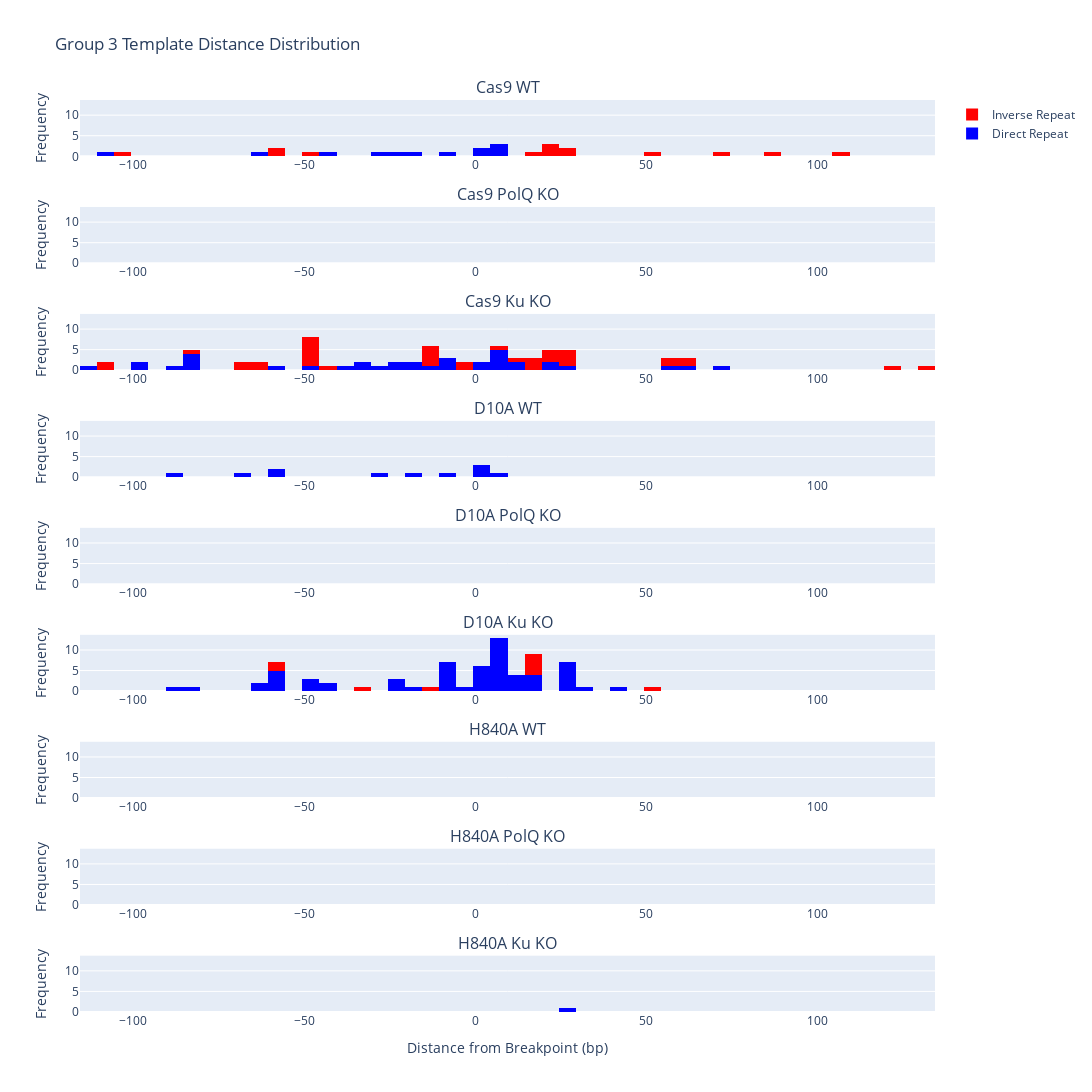

Here is the notebook cell this chart was saved with:
### Code cell
# Iterate over file paths
fig = make_subplots(rows=9, cols=1, shared_xaxes=True, shared_yaxes=True, 
                    subplot_titles=("Cas9 WT", "Cas9 PolQ KO", "Cas9 Ku KO",
                                    "D10A WT", "D10A PolQ KO", "D10A Ku KO",
                                    "H840A WT", "H840A PolQ KO", "H840A Ku KO"))

g3s01p = "endseq/g3/g3s01_insertions_plus.txt"
g3s02p = "endseq/g3/g3s02_insertions_plus.txt"
g3s03p = "endseq/g3/g3s03_insertions_plus.txt"
g3s04p = "endseq/g3/g3s04_insertions_plus.txt"
g3s05p = "endseq/g3/g3s05_insertions_plus.txt"
g3s06p = "endseq/g3/g3s06_insertions_plus.txt"
g3s07p = "endseq/g3/g3s07_insertions_plus.txt"
g3s08p = "endseq/g3/g3s08_insertions_plus.txt"
g3s09p = "endseq/g3/g3s09_insertions_plus.txt"

g3s01m = "endseq/g3/g3s01_insertions_minus.txt"
g3s02m = "endseq/g3/g3s02_insertions_minus.txt"
g3s03m = "endseq/g3/g3s03_insertions_minus.txt"
g3s04m = "endseq/g3/g3s04_insertions_minus.txt"
g3s05m = "endseq/g3/g3s05_insertions_minus.txt"
g3s06m = "endseq/g3/g3s06_insertions_minus.txt"
g3s07m = "endseq/g3/g3s07_insertions_minus.txt"
g3s08m = "endseq/g3/g3s08_insertions_minus.txt"
g3s09m = "endseq/g3/g3s09_insertions_minus.txt"


file_paths = [g3s01p, g3s01m,
              g3s04p, g3s04m,
              g3s07p, g3s07m,
              g3s02p, g3s02m,
              g3s05p, g3s05m,
              g3s08p, g3s08m,
              g3s03p, g3s03m,
              g3s06p, g3s06m,
              g3s09p, g3s09m]

DirectLegend = True
InverseLegend = True

for i, file_path in enumerate(file_paths):
    row = i // 2 + 1
    # Check if file is not empty
    if os.path.getsize(file_path) > 0:
        data = pd.read_csv(file_path, delimiter='\t', header=None)
        # Add histogram trace
        if (i % 2) == 0:
            dist = data[8] - 119
            fig.add_trace(go.Histogram(x=dist, nbinsx=50, bingroup=1, name="Direct Repeat", 
                                       showlegend = DirectLegend, marker=dict(color='blue')), row=row, col=1)
            DirectLegend = False
        else:
            dist = data[8] - 119
            fig.add_trace(go.Histogram(x=dist, nbinsx=50, bingroup=1, name="Inverse Repeat",
                                       showlegend = InverseLegend,marker=dict(color='red')), row=row, col=1)
            InverseLegend = False
    else:
        # Add empty trace
        fig.add_trace(go.Histogram(x=[], y=[]), row=row, col=1)
        
    fig.update_yaxes(title_text="Frequency", row=row, col=1, automargin=True)

fig.update_layout(barmode='stack',title_text="Group 3 Template Distance Distribution")

fig.update_layout(
    autosize=False,
    width=1100,
    height=1200,
)

fig.update_xaxes(title_text="Distance from Breakpoint (bp)", row=9, col=1, automargin=True)

fig.update_layout(
    {
        "yaxis": {"matches": None},
        "yaxis2": {"matches": "y", "showticklabels": True},
        "yaxis3": {"matches": "y", "showticklabels": True},
        "yaxis4": {"matches": "y", "showticklabels": True},
        "yaxis5": {"matches": "y", "showticklabels": True},
        "yaxis6": {"matches": "y", "showticklabels": True},
        "yaxis7": {"matches": "y", "showticklabels": True},
        "yaxis8": {"matches": "y", "showticklabels": True},
        "yaxis9": {"matches": "y", "showticklabels": True},

    }
)

fig.update_layout(
    {
        "xaxis": {"matches": None, "showticklabels": True},
        "xaxis2": {"matches": "x", "showticklabels": True},
        "xaxis3": {"matches": "x", "showticklabels": True},
        "xaxis4": {"matches": "x", "showticklabels": True},
        "xaxis5": {"matches": "x", "showticklabels": True},
        "xaxis6": {"matches": "x", "showticklabels": True},
        "xaxis7": {"matches": "x", "showticklabels": True},
        "xaxis8": {"matches": "x", "showticklabels": True},
        "xaxis9": {"matches": "x", "showticklabels": True},
    }
)

### Figure 1 — Plotly figure (JSON) as saved in the notebook; plotly's stock layout.template omitted (floating-point values rounded to 4 significant figures)
{"data": [{"bingroup": "1", "marker": {"color": "blue"}, "name": "Direct Repeat", "nbinsx": 50, "showlegend": true, "type": "histogram", "x": [-62, 3, 9, -8, -24, 1, 8, -107, -28, -18, 9, -45], "xaxis": "x", "yaxis": "y"}, {"bingroup": "1", "marker": {"color": "red"}, "name": "Inverse Repeat", "nbinsx": 50, "showlegend": true, "type": "histogram", "x": [86, -57, 21, 73, 23, 26, 109, 22, -102, -60, -50, 53, 29, 15], "xaxis": "x", "yaxis": "y"}, {"type": "histogram", "x": [], "xaxis": "x2", "y": [], "yaxis": "y2"}, {"type": "histogram", "x": [], "xaxis": "x2", "y": [], "yaxis": "y2"}, {"bingroup": "1", "marker": {"color": "blue"}, "name": "Direct Repeat", "nbinsx": 50, "showlegend": false, "type": "histogram", "x": [-18, -20, 9, 24, -9, -37, 8, 1, -8, -82, -111, -82, -22, -13, -9, -96, 9, 5, -82, 22, -31, -24, 0, -89, -47, 7, -97, -31, -27, 28, 10, 59, 62, -57, -82, 13, 74], "xaxis": "x3", "yaxis": "y3"}, {"bingroup": "1", "marker": {"color": "red"}, "name": "Inverse Repeat", "nbinsx": 50, "showlegend": false, "type": "histogram", "x": [9, 57, 21, -50, 17, -107, 61, -11, -66, -3, -50, 132, -14, 18, 24, -50, -15, -64, -11, -66, 26, -4, -50, -15, -41, 29, 26, -50, -50, 21, 61, 124, 25, -82, -62, -107, -50, 16, 58, 13], "xaxis": "x3", "yaxis": "y3"}, {"bingroup": "1", "marker": {"color": "blue"}, "name": "Direct Repeat", "nbinsx": 50, "showlegend": false, "type": "histogram", "x": [4, -58, -18, 3, 2, -6, -58, -87, -27, -68, 6], "xaxis": "x4", "yaxis": "y4"}, {"type": "histogram", "x": [], "xaxis": "x4", "y": [], "yaxis": "y4"}, {"type": "histogram", "x": [], "xaxis": "x5", "y": [], "yaxis": "y5"}, {"type": "histogram", "x": [], "xaxis": "x5", "y": [], "yaxis": "y5"}, {"bingroup": "1", "marker": {"color": "blue"}, "name": "Direct Repeat", "nbinsx": 50, "showlegend": false, "type": "histogram", "x": [-6, 8, 10, -9, -41, 8, -58, -25, 7, 8, 8, -7, -8, -24, 10, 10, -58, 9, 6, 8, 25, 28, 25, 25, 28, 8, 17, -82, 3, -62, 6, -20, 3, 8, -42, 3, 30, 44, -58, -9, -56, 17, -58, -62, 3, 8, 3, 25, 25, 17, -1, -7, -9, -86, 16, -23, 8, 10, -47, -47, -47, 3], "xaxis": "x6", "yaxis": "y6"}, {"bingroup": "1", "marker": {"color": "red"}, "name": "Inverse Repeat", "nbinsx": 50, "showlegend": false, "type": "histogram", "x": [16, 53, 18, 16, -57, -12, -33, 16, -57, 16], "xaxis": "x6", "yaxis": "y6"}, {"type": "histogram", "x": [], "xaxis": "x7", "y": [], "yaxis": "y7"}, {"type": "histogram", "x": [], "xaxis": "x7", "y": [], "yaxis": "y7"}, {"type": "histogram", "x": [], "xaxis": "x8", "y": [], "yaxis": "y8"}, {"type": "histogram", "x": [], "xaxis": "x8", "y": [], "yaxis": "y8"}, {"bingroup": "1", "marker": {"color": "blue"}, "name": "Direct Repeat", "nbinsx": 50, "showlegend": false, "type": "histogram", "x": [29], "xaxis": "x9", "yaxis": "y9"}, {"type": "histogram", "x": [], "xaxis": "x9", "y": [], "yaxis": "y9"}], "layout": {"annotations": [{"font": {"size": 16}, "showarrow": false, "text": "Cas9 WT", "x": 0.5, "xanchor": "center", "xref": "paper", "y": 1, "yanchor": "bottom", "yref": "paper"}, {"font": {"size": 16}, "showarrow": false, "text": "Cas9 PolQ KO", "x": 0.5, "xanchor": "center", "xref": "paper", "y": 0.8827, "yanchor": "bottom", "yref": "paper"}, {"font": {"size": 16}, "showarrow": false, "text": "Cas9 Ku KO", "x": 0.5, "xanchor": "center", "xref": "paper", "y": 0.7654, "yanchor": "bottom", "yref": "paper"}, {"font": {"size": 16}, "showarrow": false, "text": "D10A WT", "x": 0.5, "xanchor": "center", "xref": "paper", "y": 0.6481, "yanchor": "bottom", "yref": "paper"}, {"font": {"size": 16}, "showarrow": false, "text": "D10A PolQ KO", "x": 0.5, "xanchor": "center", "xref": "paper", "y": 0.5309, "yanchor": "bottom", "yref": "paper"}, {"font": {"size": 16}, "showarrow": false, "text": "D10A Ku KO", "x": 0.5, "xanchor": "center", "xref": "paper", "y": 0.4136, "yanchor": "bottom", "yref": "paper"}, {"font": {"size": 16}, "showarrow": false, "text": "H840A WT", "x": 0.5, "xanchor": "center", "xref": "paper", "y": 0.2963, "yanchor": "bottom", "yref": "paper"}, {"font": {"size": 16}, "showarrow": false, "text": "H840A PolQ KO", "x": 0.5, "xanchor": "center", "xref": "paper", "y": 0.179, "yanchor": "bottom", "yref": "paper"}, {"font": {"size": 16}, "showarrow": false, "text": "H840A Ku KO", "x": 0.5, "xanchor": "center", "xref": "paper", "y": 0.06173, "yanchor": "bottom", "yref": "paper"}], "autosize": false, "barmode": "stack", "height": 1200, "title": {"text": "Group 3 Template Distance Distribution"}, "width": 1100, "xaxis": {"anchor": "y", "autorange": true, "domain": [0, 1], "range": [-115.5, 134.5], "showticklabels": true, "type": "linear"}, "xaxis2": {"anchor": "y2", "autorange": true, "domain": [0, 1], "matches": "x", "range": [-115.5, 134.5], "showticklabels": true}, "xaxis3": {"anchor": "y3", "autorange": true, "domain": [0, 1], "matches": "x", "range": [-115.5, 134.5], "showticklabels": true, "type": "linear"}, "xaxis4": {"anchor": "y4", "autorange": true, "domain": [0, 1], "matches": "x", "range": [-115.5, 134.5], "showticklabels": true, "type": "linear"}, "xaxis5": {"anchor": "y5", "autorange": true, "domain": [0, 1], "matches": "x", "range": [-115.5, 134.5], "showticklabels": true}, "xaxis6": {"anchor": "y6", "autorange": true, "domain": [0, 1], "matches": "x", "range": [-115.5, 134.5], "showticklabels": true, "type": "linear"}, "xaxis7": {"anchor": "y7", "autorange": true, "domain": [0, 1], "matches": "x", "range": [-115.5, 134.5], "showticklabels": true}, "xaxis8": {"anchor": "y8", "autorange": true, "domain": [0, 1], "matches": "x", "range": [-115.5, 134.5], "showticklabels": true}, "xaxis9": {"anchor": "y9", "automargin": true, "autorange": true, "domain": [0, 1], "matches": "x", "range": [-115.5, 134.5], "showticklabels": true, "title": {"text": "Distance from Breakpoint (bp)"}, "type": "linear"}, "yaxis": {"anchor": "x", "automargin": true, "autorange": true, "domain": [0.9383, 1], "range": [0, 13.68], "title": {"text": "Frequency"}}, "yaxis2": {"anchor": "x2", "automargin": true, "autorange": true, "domain": [0.821, 0.8827], "matches": "y", "range": [0, 13.68], "showticklabels": true, "title": {"text": "Frequency"}}, "yaxis3": {"anchor": "x3", "automargin": true, "autorange": true, "domain": [0.7037, 0.7654], "matches": "y", "range": [0, 13.68], "showticklabels": true, "title": {"text": "Frequency"}}, "yaxis4": {"anchor": "x4", "automargin": true, "autorange": true, "domain": [0.5864, 0.6481], "matches": "y", "range": [0, 13.68], "showticklabels": true, "title": {"text": "Frequency"}}, "yaxis5": {"anchor": "x5", "automargin": true, "autorange": true, "domain": [0.4691, 0.5309], "matches": "y", "range": [0, 13.68], "showticklabels": true, "title": {"text": "Frequency"}}, "yaxis6": {"anchor": "x6", "automargin": true, "autorange": true, "domain": [0.3519, 0.4136], "matches": "y", "range": [0, 13.68], "showticklabels": true, "title": {"text": "Frequency"}}, "yaxis7": {"anchor": "x7", "automargin": true, "autorange": true, "domain": [0.2346, 0.2963], "matches": "y", "range": [0, 13.68], "showticklabels": true, "title": {"text": "Frequency"}}, "yaxis8": {"anchor": "x8", "automargin": true, "autorange": true, "domain": [0.1173, 0.179], "matches": "y", "range": [0, 13.68], "showticklabels": true, "title": {"text": "Frequency"}}, "yaxis9": {"anchor": "x9", "automargin": true, "autorange": true, "domain": [0, 0.06173], "matches": "y", "range": [0, 13.68], "showticklabels": true, "title": {"text": "Frequency"}}}}
